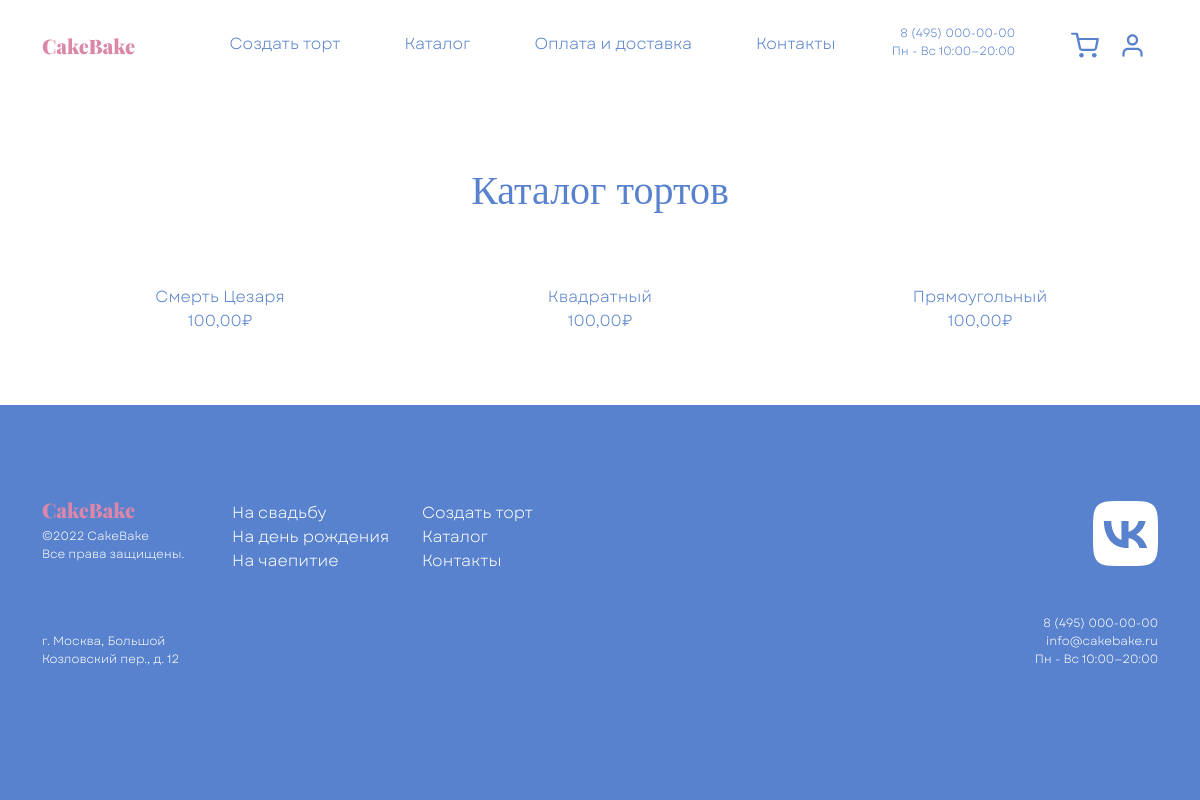
The app's page /cakes_catalog, older data.
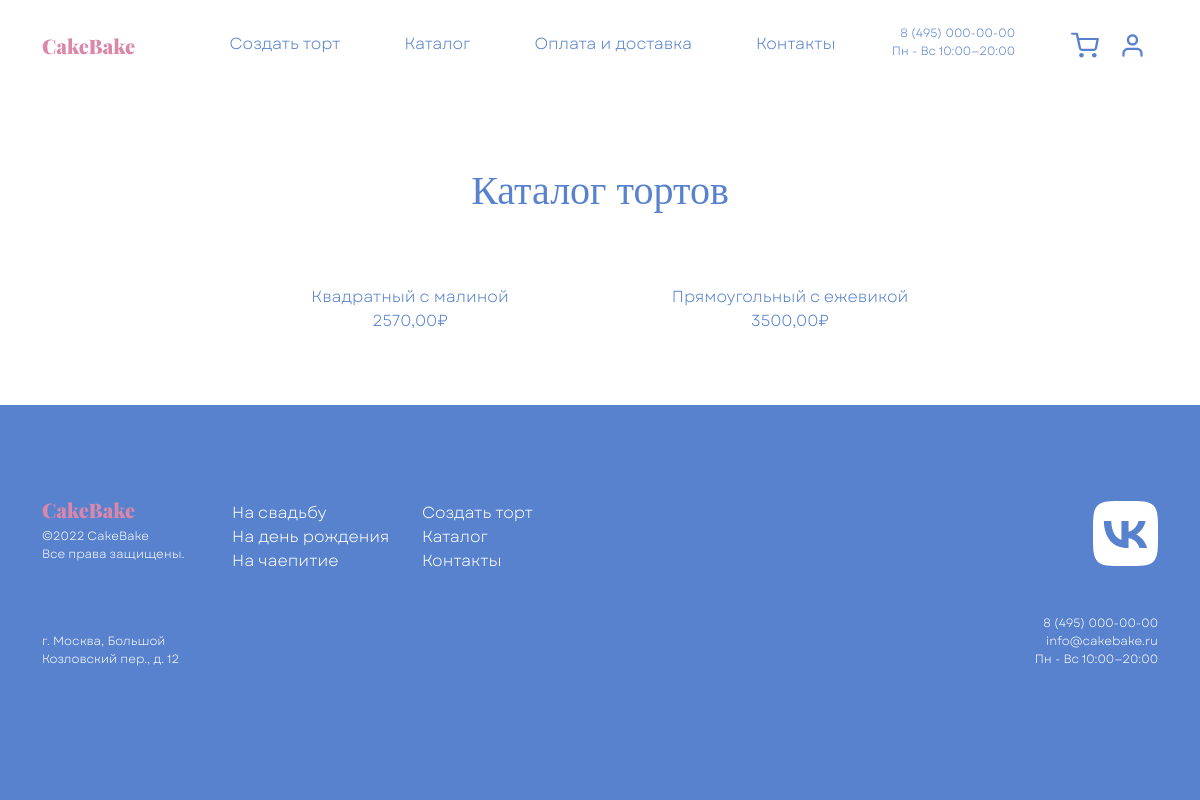
The same page, newer data.
### BakeCake/models.py (models this page shows, shortened)
class Cake(models.Model):
    title = models.CharField(max_length=25, verbose_name='Название')
    image = models.ImageField(upload_to='images/cakes',
                              verbose_name='Картинка')
    description = models.TextField(null=True,
                                   blank=True,
                                   verbose_name='Описание')
    levels_number = models.ForeignKey(Layer,
                                      verbose_name='Количество уровней',
                                      on_delete=models.SET_NULL,
                                      related_name='cakes',
                                      null=True,
                                      blank=True)
    shape = models.ForeignKey(Shape,
                              verbose_name='Форма',
                              on_delete=models.SET_NULL,
                              null=True,
                              blank=True,
                              related_name='cakes')
    topping = models.ForeignKey(Topping,
                                verbose_name='Топпинг',
                                on_delete=models.SET_NULL,
                                related_name='cakes',
                                null=True,
                                blank=True)
    berry = models.ForeignKey(Berry,
                              verbose_name='Ягода',
                              on_delete=models.SET_NULL,
                              related_name='cakes',
                              null=True,
                              blank=True)
    decor = models.ForeignKey(Decor,
                              verbose_name='Декор',
                              on_delete=models.SET_NULL,
                              related_name='cakes',
                              null=True,
                              blank=True)
    inscription = models.CharField(max_length=25,
                                   verbose_name='Надпись',
                                   blank=True,
                                   null=True)
    price = models.DecimalField(max_digits=10, decimal_places=2, default=100)

### BakeCake/views.py (the view)
# urls.py: path('cakes_catalog', cakes_catalog, name='cakes_catalog'),
def cakes_catalog(request):
    context = {'cakes': Cake.objects.all()}
    return render(request, 'cakes_catalog.html', context)

### templates/cakes_catalog.html (shortened to what this page needs)
{% extends "base.html" %}
{% load static %}
{% block content %}
    <main>
        <div class="container mt-header">
            <article class="row pt-header d-flex justify-content-center" id="step2">
                <h2 class="font_Gogh fs_40 cake_blue text-center mb-3">Каталог тортов</h2>
                {% for cake in cakes %}
                    <div class="col-12 col-sm-6 col-lg-4 d-flex flex-column align-items-center" style="padding-top: 30px;">
                        <div class="card border-0 cake__hover">
                            <a href="{% url 'cake_page' cake.id %}" class="card-img-overlay"></a>
                            <span class="cake_blue mt-4 fw-lighter mb-4 text-center">{{cake.title}}<br>{{ cake.price }}₽</span>
                        </div>
                    </div>
                {% endfor %}
            </article>
        </div>
    </main>
{% endblock %}

### templates/base.html (shortened to what this page needs)
{% load static %}
<!DOCTYPE html>
<html lang="en">
<head>
	<link href="https://cdn.jsdelivr.net/npm/bootstrap@5.0.2/dist/css/bootstrap.min.css" rel="stylesheet">
	<link rel="stylesheet" href="{% static 'css/Style.css' %}">
</head>
<body>
    {% include "header.html" %}
    {% block content %}{% endblock %}
    {% include "footer.html" %}
</body>
</html>

### templates/header.html (shortened to what this page needs)
{% load static %}
<header class="navbar navbar-expand-xl navbar-light fixed-top bg-white py-4">
	<nav class="container">
		<a class="navbar-brand" href="/">
			<img src="{% static 'img/Logo.svg' %}" alt="CakeBake">
		</a>
		<div class="collapse navbar-collapse justify-content-end" id="navbar">
			<ul class="navbar-nav">
				<li class="nav-item me-5">
					<a class="nav-link fw-lighter cake_blue" href="{% url 'show_main' %}#step3">Создать торт</a>
				</li>
				<li class="nav-item me-5">
					<a class="nav-link fw-lighter cake_blue" href="{% url 'cakes_catalog' %}">Каталог</a>
				</li>
				<li class="nav-item me-5">
					<a class="nav-link fw-lighter cake_blue" href="{% url 'show_main' %}#delivery">Оплата и доставка</a>
				</li>
				<li class="nav-item me-5">
					<a class="nav-link fw-lighter cake_blue" href="#Contacts">Контакты</a>
				</li>
				<li class="nav-item d-block d-xl-flex flex-column align-items-end me-5">
					<small class="fw-lighter text-decoration-none fs_12 cake_blue">8 (495) 000-00-00</small>
					<small class="fw-lighter text-decoration-none fs_12 cake_blue">Пн - Вс 10:00—20:00</small>
				</li>
				<li class="nav-item d-flex align-items-center">
					<a class="nav-link fw-lighter me-1 cake_blue position-relative">
						<img src="{% static 'img/shopping-cart.svg' %}" alt="">
					</a>
                    {% if not request.user.is_authenticated %}
                        <a class="nav-link fw-lighter me-1 cake_blue position-relative" href="{% url 'accounts:login' %}">
                            <img src="{% static 'img/user.svg' %}" alt="">
                        </a>
                    {% else %}
                        <a class="nav-link fw-lighter cake_grey fs_12" href="{% url 'show_lk' request.user.id %}">
                            {{request.user}}
                        </a>
                    {% endif %}
				</li>
			</ul>
		</div>
	</nav>
</header>

### templates/footer.html
{% load static %}
<footer class="mt-5 cake__bg_blue" id="Contacts">
	<div class="container my-5 py-5">
		<div class="row">
			<div class="col-4 col-xl-2 d-flex flex-column">
				<div>
					<img src="{% static 'img/Logo.svg' %}" alt="CakeBake" class="mb-2">
				</div>
				<small class="text-white fs_12">©2022 CakeBake</small>
				<small class="text-white fs_12">Все права защищены.</small>
				<div class="flex-grow-1 d-flex align-items-end">
					<small class="text-white fs_12">г. Москва, Большой Козловский пер., д. 12</small>
				</div>
			</div>
			<div class="col-4 col-xl-2 d-flex flex-column">
				<a href="{% url 'cakes_catalog' %}" class="text-decoration-none text-white">На свадьбу</a>
				<a href="{% url 'cakes_catalog' %}" class="text-decoration-none text-white">На день рождения</a>
				<a href="{% url 'cakes_catalog' %}" class="text-decoration-none text-white">На чаепитие</a>
			</div>
			<div class="col-4 col-xl-2 d-flex flex-column">
				<a href="{% url 'show_main' %}#step3" class="text-decoration-none text-white">Создать торт</a>
				<a href="{% url 'cakes_catalog' %}" class="text-decoration-none text-white">Каталог</a>
				<a href="#Contacts" class="text-decoration-none text-white">Контакты</a>
			</div>
			<div class="col-12 col-xl-6 d-flex flex-column align-items-start align-items-xl-end mt-3 mt-xl-0">
				<a href="https://vk.com/devmanorg"><img src="{% static 'img/vk.svg' %}" alt="VK" class="mb-3 mb-xl-5"></a>
				<small class="text-white fs_12">8 (495) 000-00-00</small>
				<small class="text-white fs_12">info@cakebake.ru</small>
				<small class="text-white fs_12">Пн - Вс 10:00—20:00</small>
			</div>
		</div>
	</div>
</footer>

### staticfiles_dir/css/Style.css (style rules this page uses)
.font_Gogh { font-family: Gogh; }
html { height: 100%; }
* { font-family: Garet, serif; font-size: 16px; font-weight: normal; }
body { background-color: white; min-height: 100%; display: grid; grid-template-rows: auto 1fr auto; }
.mt-header { margin-top: calc(58px + 1.6rem); }
.pt-header { padding-top: calc(58px + 1.6rem); }
.cake_blue { color: #5882CD !important; }
.cake__bg_blue { background-color: #5882CD !important; }
.fs_12 { font-size: 12px; }
.fs_40 { font-size: 40px; }

Row changes from the older to the newer data that the page shows:
removed Cake: title "Смерть Цезаря", price "100,00"
removed Cake: title "Квадратный", price "100,00"
removed Cake: title "Прямоугольный", price "100,00"
added Cake: title "Квадратный с малиной", price "2570,00"
added Cake: title "Прямоугольный с ежевикой", price "3500,00"
